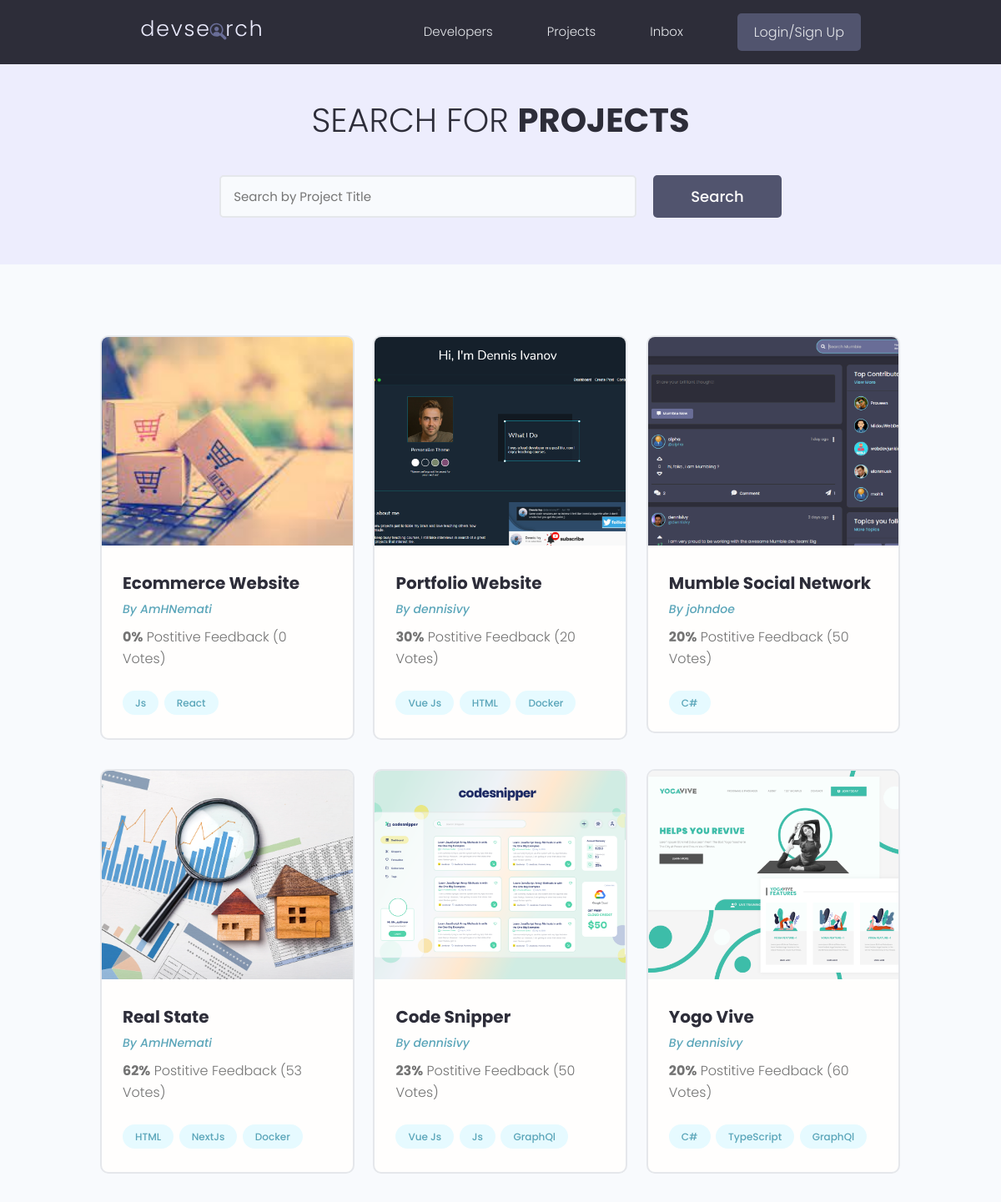
The page /projects/ (upper part) on the database as committed earlier.
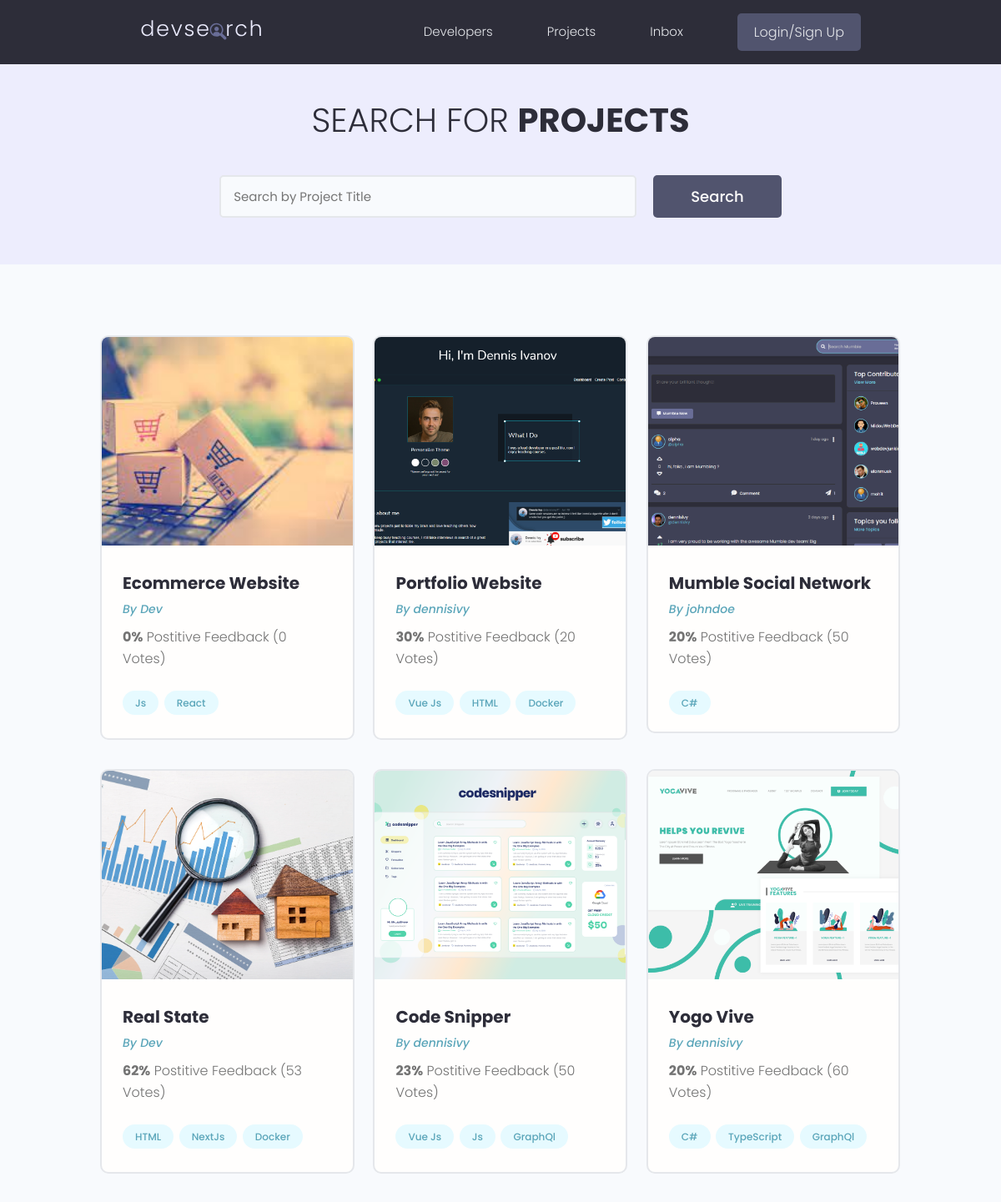
The same page on the database as committed later.
### projects/models.py (models this page shows, shortened)
class Project(models.Model):
    owner = models.ForeignKey(Profile, blank=True, null=True, on_delete=models.SET_NULL)
    title = models.CharField(max_length=200)
    description = models.TextField(null=True, blank=True)
    featured_image = models.ImageField(null=True, blank=True, default='default.jpg')
    demo_link = models.CharField(max_length=2000, null=True, blank=True)
    source_link = models.CharField(max_length=2000, null=True, blank=True)
    created = models.DateTimeField(auto_now_add=True)
    tags = models.ManyToManyField('Tag', blank=True)
    vote_total = models.IntegerField(default=0, null=True, blank=True)
    vote_ratio = models.IntegerField(default=0, null=True, blank=True)
    id = models.UUIDField(default=uuid.uuid4, unique=True,
                          primary_key=True, editable=False)

### users/models.py (models this page shows)
class Profile(models.Model):
    user = models.OneToOneField(User, on_delete=models.CASCADE, null=True, blank=True)
    name = models.CharField(max_length=200, null=True, blank=True)
    email = models.EmailField(max_length=200, blank=True, null=True)
    username = models.CharField(max_length=200, null=True, blank=True)
    location = models.CharField(max_length=200, null=True, blank=True)
    short_intro = models.CharField(max_length=200, blank=True, null=True)
    bio = models.TextField(blank=True, null=True)
    profile_image = models.ImageField(null=True, blank=True,
                                      upload_to='profiles/', default='profiles/user-default.png')
    social_github = models.CharField(max_length=200, blank=True, null=True)
    social_twitter = models.CharField(max_length=200, blank=True, null=True)
    social_linkedin = models.CharField(max_length=200, blank=True, null=True)
    social_website = models.CharField(max_length=200, blank=True, null=True)
    created = models.DateTimeField(auto_now_add=True)
    id = models.UUIDField(default=uuid.uuid4, unique=True,
                          primary_key=True, editable=False)
    def __str__(self):
        return str(self.username)

### projects/views.py (the view)
# urls.py: path('projects/', include('projects.urls')),
def projects(request):
    projects = Project.objects.all()
    context = {
        'projects': projects,
    }
    return render(request, 'projects/projects.html', context)

### projects/models.py (called while the page is built)
    def __str__(self):
        return self.name

### projects/templates/projects/projects.html (shortened to what this page needs)
{% extends 'main.html' %}
{% block content %}
 <main class="projects">
    <section class="hero-section text-center">
      <div class="container container--narrow">
        <div class="hero-section__box">
          <h2>Search for <span>Projects</span></h2>
        </div>
        <div class="hero-section__search">
          <form class="form" action="#" method="get">
            <div class="form__field">
              <input class="input input--text" id="formInput#search" type="text" name="text"
                placeholder="Search by Project Title" />
            </div>
            <input class="btn btn--sub btn--lg" type="submit" value="Search" />
          </form>
        </div>
      </div>
    </section>
    <section class="projectsList">
      <div class="container">
        <div class="grid grid--three">
        {% for project in projects %}
          <div class="column">
            <div class="card project">
              <a href="{% url 'project' project.id %}" class="project">
                <img class="project__thumbnail" src="{{ project.featured_image.url }}" alt="project thumbnail" />
                <div class="card__body">
                  <h3 class="project__title">{{project.title}}</h3>
                  <p><a class="project__author" href="{% url 'user-profile' project.owner.id %}">By {{project.owner}}</a></p>
                  <p class="project--rating">
                    <span style="font-weight: bold;">{{project.vote_ratio}}%</span> Postitive
                    Feedback ({{project.vote_total}} Vote{{project.vote_total|pluralize:'s'}})
                  </p>
                  <div class="project__tags">
                    {% for tag in project.tags.all %}
                    <span class="tag tag--pill tag--main">
                      <small>{{tag}}</small>
                    </span>
                    {% endfor %}
                  </div>
                </div>
              </a>
            </div>
          </div>
        {% endfor %}
        </div>
      </div>
    </section>
  </main>
{% endblock content %}

Rows that differ between the two databases and show on the page:
changed through a linked row, Project "Ecommerce Website": owner "AmHNemati" → "Dev"
changed through a linked row, Project "Real State": owner "AmHNemati" → "Dev"
